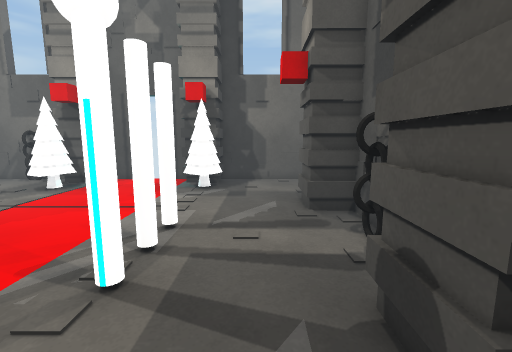
View 1 (above)

16 first-person views from a walk through a scene from a Unity 3-D project. The camera is 1.4 m above the floor, tilts 8° down and sees 90° across. Doors are open. The floor is counted in squares, 0.5 m on a side. Each view is taken from the middle of a square. On the plan, view 1 faces up. The plan holds only what a view shows up to about 19 squares ahead; the rest is blank. The player character is not drawn. Surface patterns are stand-ins for the level's own textures.

View 2
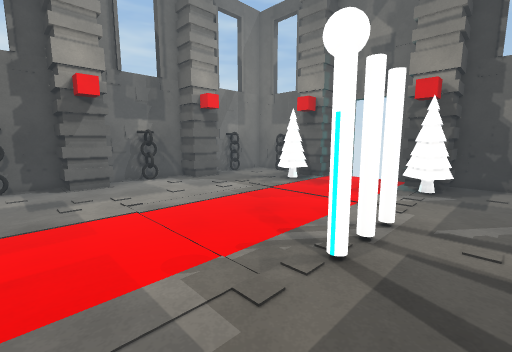

View 3
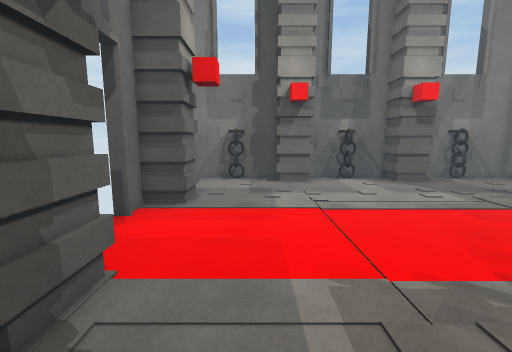

View 4
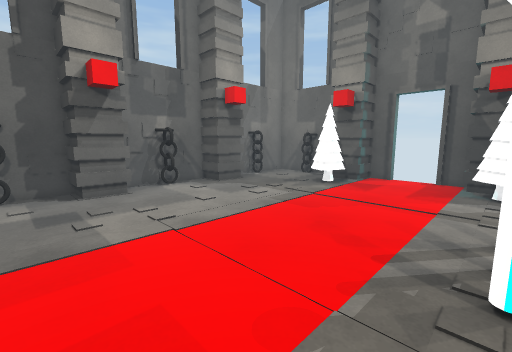

View 5
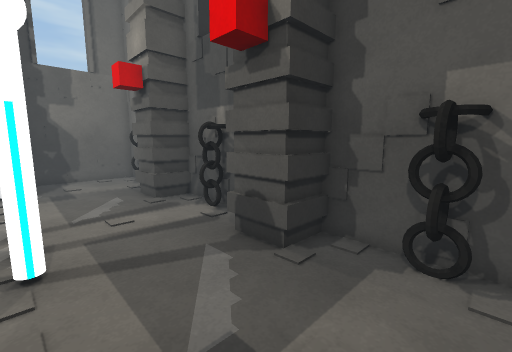

View 6
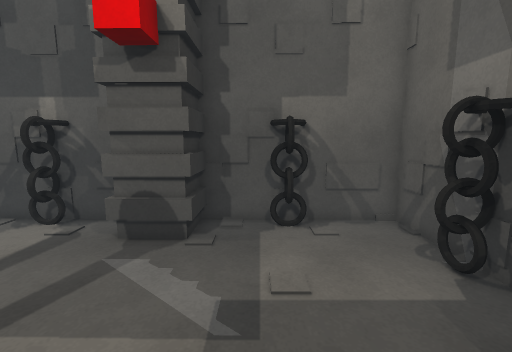

View 7
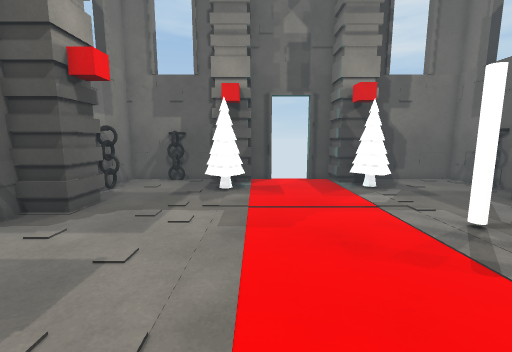

View 8
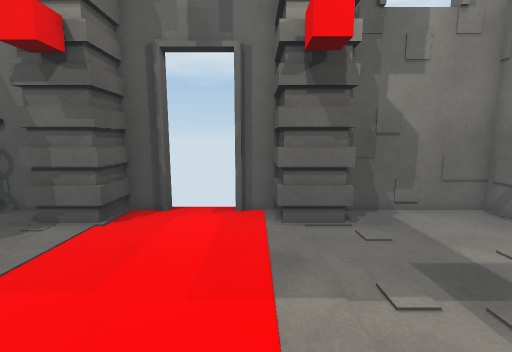

View 9
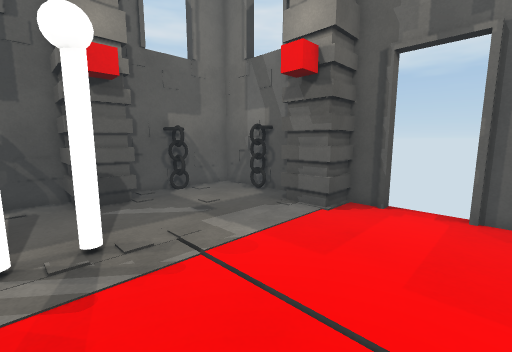

View 10
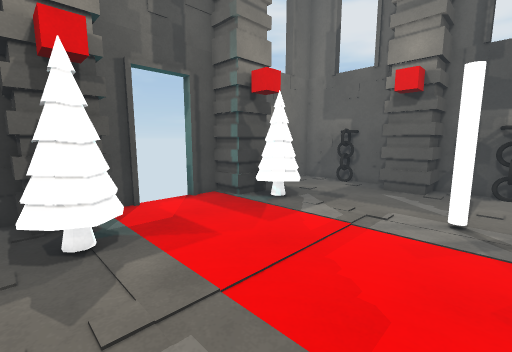

View 11
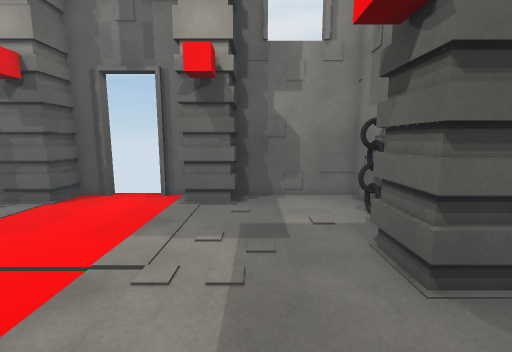

View 12
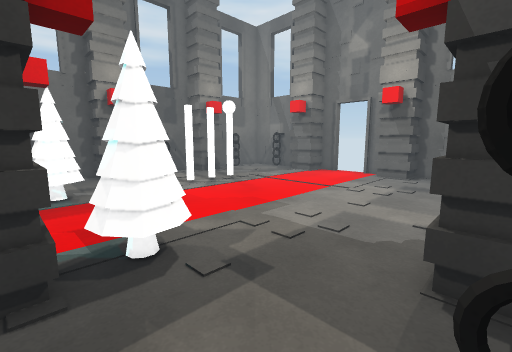

View 13
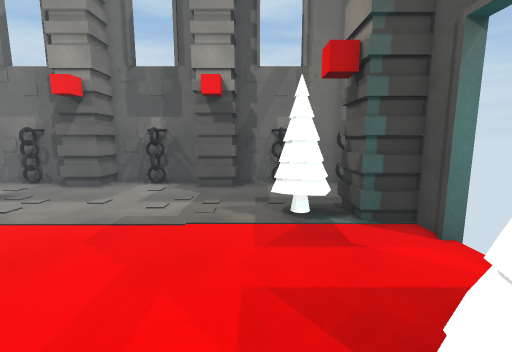

View 14
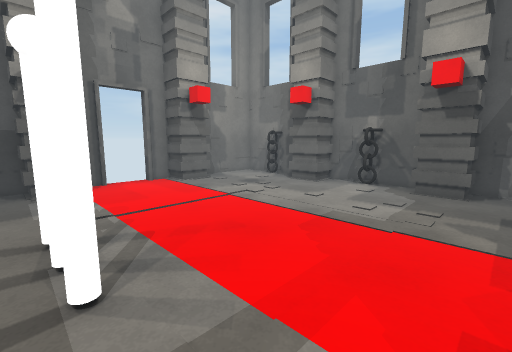

View 15
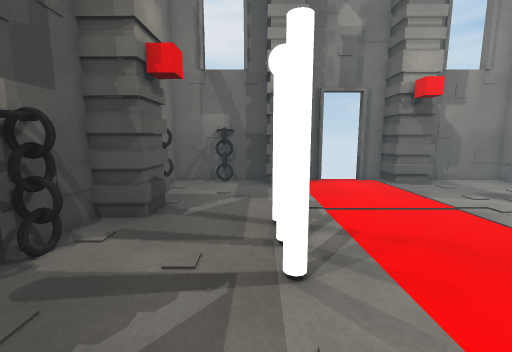

View 16
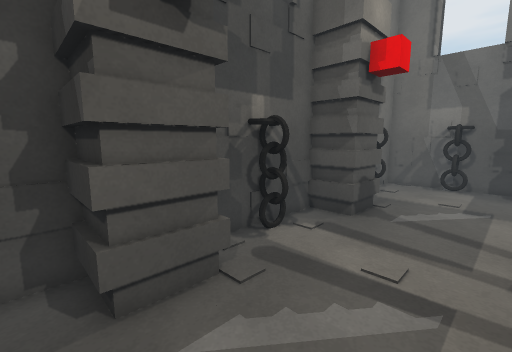

### Floor plan
Points are (right, up) in squares from view 1. A wall is a line through its corners. A room is listed if a view was taken in it or the views show most of it. See-through windows are left out.
Room 1 (views 1, 2, 3, 4, 5, 6, 7, 8, 9, 10, 11, 12, 13, 14, 15, 16)
walls: (2, 3.8) (3.8, 3.8) (3.9, 9.9) (2, 10) (2, 12) (4, 11.9) (4.1, 18.4) (-2.5, 18.4) (-2.5, 16.6) (-4.9, 16.6) (-4.9, 18.5); (2.6, 7) (3.9, 7); (2.7, 6.9) (3.4, 7.3); (-4.6, 16.6) (-4.6, 18.4) (-6, 18.4); (3.2, 6.3) (3.2, 7.6); (-17, 9.4) (-19, 9.4); (2.1, 11.8) (4, 11.8); (2, 12.2) (4.1, 12.1); (-10.7, -2.9) (-10.7, -4.9); (-17.7, 6.5) (-18.6, 6.5); (-2.9, -3) (-2.9, -4.5); (3.9, 6.8) (2.8, 6.9) (3.3, 7.4); (-12.8, 16.4) (-12.8, 18.4); (-12.6, 16.6) (-12.6, 18.4) (-19, 18.4) (-19, 11.6) (-17, 11.6) (-17, 9.6) (-19, 9.6) (-19, 3.6) (-17, 3.6) (-17, 1.6) (-19, 1.6) (-19, -4.9) (-12.8, -4.9) (-12.8, -3); (-6.2, 18.1) (-6.2, 18.9); (3.9, 9.7) (2, 9.8); (-18.3, 7.3) (-18.3, 6); (-17, 1.4) (-19, 1.4); (-9, 18.4) (-10.7, 18.4) (-10.7, 16.6); (-18.6, 6.7) (-17.9, 6.7) (-18.4, 6.2); (-9.2, -4.6) (-9.2, -5.4); (-6.4, -4.9) (-4.9, -4.9) (-4.9, -2.9) (-2.5, -2.9) (-2.5, -4.4); (-10.4, 18.5) (-10.4, 16.6) (-12.9, 16.6); (3.8, 1.7) (1.8, 1.8); (-8.9, 18.9) (-8.9, 18.1); (-5.1, -4.9) (-5.1, -2.9); (-6.6, -5.4) (-6.6, -4.6); (-19, 3.8) (-17, 3.8); (-2.3, 18.5) (-2.3, 16.6); (-3, -4.9) (3.7, -4.9) (3.8, 1.9) (1.9, 2) (1.9, 4.2) (3.9, 4.1); (3.3, 14.3) (3.3, 14.8) (2.9, 14.9); (-19, 11.8) (-17, 11.8); (-0.5, -4.2) (0.8, -4.2); (-0.3, -4.3) (0.1, -3.9); (-17.8, 14.5) (-19, 14.5); (3, -1.7) (3.1, -0.6) (3.4, -0.4); (-17.9, 14.7) (-18.4, 14.1); (-15, 17.7) (-16.1, 17.7); (-13.1, -4.9) (-13.1, -2.9) (-10.9, -2.9) (-10.9, -4.9) (-9.4, -4.9); (3.7, -1.2) (2.7, -1.1) (3.2, -0.6); (-18.3, -0.7) (-18.3, -2); (0, -4.9) (0, -3.6); (-15.5, 18) (-15.5, 17.3); (-18.3, 15.3) (-18.3, 14); (-19, -1.3) (-17.7, -1.3)
ways out: open door at (-7.5, 19); gap at (-9, -5)
objects: other object (-13, 14) to (-11, 16); cylinder (-4, 6); other object (-4, 14) to (-2, 16); cyan cylinder (-3, 4); cylinder (-3, 5); cylinder (-3, 8)

Where each view was taken, in squares from view 1:
view 1: 0 up, 0 right, facing up
view 2: 1 down, 0 right, facing up-left
view 3: 0 up, 0 right, facing left
view 4: 1 down, 3 left, facing up-left
view 5: 2 down, 3 left, facing up-right
view 6: 0 up, 5 left, facing right
view 7: 0 up, 10 left, facing up
view 8: 5 up, 10 left, facing down
view 9: 6 up, 10 left, facing down-right
view 10: 7 up, 13 left, facing up-right
view 11: 8 up, 14 left, facing down
view 12: 17 up, 18 left, facing down-right
view 13: 13 up, 2 left, facing left
view 14: 13 up, 2 left, facing down-left
view 15: 13 up, 2 left, facing down
view 16: 13 up, 2 left, facing down-right
